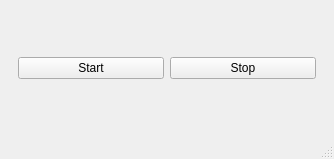
<?xml version="1.0" encoding="UTF-8"?>
<ui version="4.0">
 <class>MainWindow</class>
 <widget class="QMainWindow" name="MainWindow">
  <property name="geometry">
   <rect>
    <x>0</x>
    <y>0</y>
    <width>334</width>
    <height>159</height>
   </rect>
  </property>
  <property name="windowTitle">
   <string>MainWindow</string>
  </property>
  <widget class="QWidget" name="central_widget">
   <layout class="QVBoxLayout" name="verticalLayout">
    <item>
     <widget class="QWidget" name="button_widgets" native="true">
      <layout class="QHBoxLayout" name="horizontalLayout">
       <item>
        <widget class="QPushButton" name="start_button">
         <property name="text">
          <string>Start</string>
         </property>
        </widget>
       </item>
       <item>
        <widget class="QPushButton" name="stop_button">
         <property name="text">
          <string>Stop</string>
         </property>
        </widget>
       </item>
      </layout>
     </widget>
    </item>
   </layout>
  </widget>
  <widget class="QMenuBar" name="menubar">
   <property name="geometry">
    <rect>
     <x>0</x>
     <y>0</y>
     <width>334</width>
     <height>20</height>
    </rect>
   </property>
  </widget>
  <widget class="QStatusBar" name="statusbar"/>
 </widget>
 <resources/>
 <connections/>
</ui>
